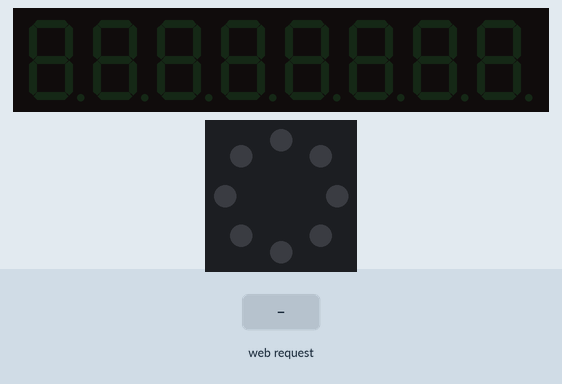
This sketch was run on a simulated ESP8266 (NodeMCU). On the bench: 8-digit seven-segment display, 8 RGB LEDs in a ring, first at the top, clockwise. Inputs (shaded band) come from the test bench. What the sketch prints to the serial monitor is not drawn.

Above: at 1.2 s.
1.3 s: HTTP request GET /?LED=1 received
At 2.4 s:
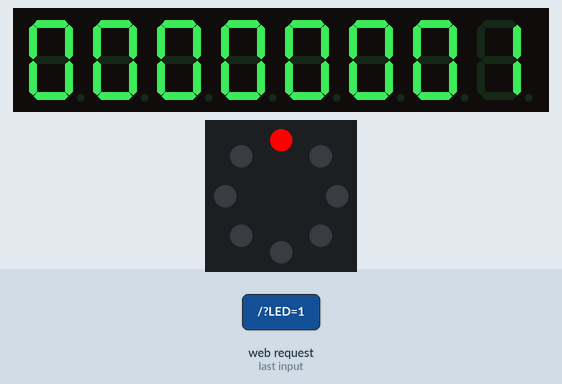
2.8 s: HTTP request GET /?LED=0 received
At 3.5 s:
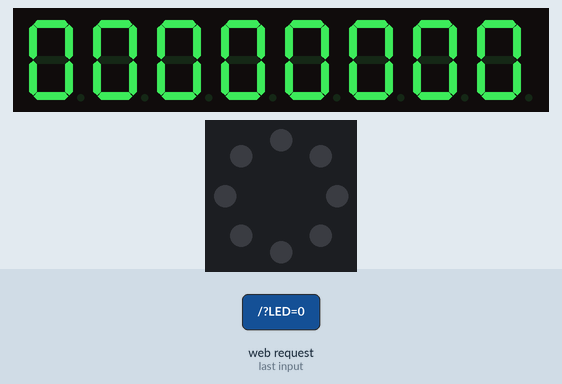
Timing chart, 0 to 5.8 s (numbered marks = the images above; inputs shaded):
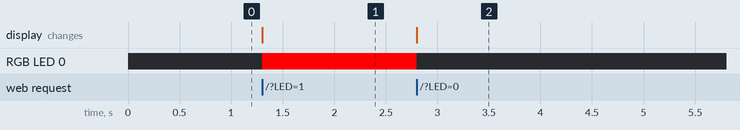

Measured:
- after the input at 1.3 s, RGB LED 0: off → RGB(255, 0, 0) at once; the display: changes at once (image 1)
- after the input at 2.8 s, RGB LED 0: RGB(255, 0, 0) → off at once; the display: changes at once (image 2)

The sketch:

sketch_nov18a_js.ino
```cpp
#include <ESP8266WiFi.h>
#include <ESP8266WebServer.h>
#include <TM1638.h>

TM1638 aaa(D2,D1,D0);

//SoftAP
const char* ssid="박준상";
const char* password="12341234";

ESP8266WebServer server(80);//1. 서버 객체(인스턴스) 생성

void setup() {
 Serial.begin(9600);
 WiFi.softAP(ssid,password);
 Serial.println();
 Serial.print("AP IP Address");
 Serial.println(WiFi.softAPIP());

 server.on("/",handleRoot);//2. 핸들러 등록
 server.begin();//3.웹 서버 시작

}

void loop() {
  server.handleClient();//4. 주기적인 웹 서버 기능 수행
}

const char MAIN_page[] PROGMEM = R"rawliteral(
// 이곳에 여러분이 작성한 html 코드를 직접 넣습니다.
<html>
	<head>
  <meta charset='utf-8'>
		<style>
			body{
					background-color:pink;
				}
			#div1{
					height:10%;
					background-color:yellow;
					color:red;
					font-size:3em;
					display:flex;
					justify-content:center;
					align-items:center;
				}
			#div2{
					height:80%;
					background-color:green;
					text-align:center;

				}
			#div3{
					height:10%;
					background-color:yellow;
					color:blue;
					font-size:3em;
					display:flex;
					justify-content:center;
					align-items:center;
				}
			#lamp1, #lamp2, #lamp3, #lamp4{
					height:20%;
					width:20%;
					accent-color:red;
				}
			#btn1{
					width:20%;
					height:15%;
					background-color:lightgreen;
					color:orange;
					font-size:3em;
				}
		</style>
		<script>
				let step=0;

				setInterval(timer1,1500);

				function timer1()
				{
					switch(step){
						case 100://when start button is clicked.
							step=1;
						break;
						case 200://when pause button is clicked
						break;
						case 300:
							document.getElementById('lamp1').checked = false;
							document.getElementById('lamp2').checked = false;
							document.getElementById('lamp3').checked = false;
							document.getElementById('lamp4').checked = false;

              fetch('/?LED='+ '0' , {method:'GET'} );


						break;

						case 1:
							document.getElementById('lamp1').checked = true;
							document.getElementById('lamp2').checked = false;
							document.getElementById('lamp3').checked = false;
							document.getElementById('lamp4').checked = false;

              fetch('/?LED='+ '1' , {method:'GET'});
							step=2;
						break;

						case 2:
							document.getElementById('lamp1').checked = false;
							document.getElementById('lamp2').checked = true;
							document.getElementById('lamp3').checked = true;
							document.getElementById('lamp4').checked = false;

              fetch('/?LED='+ '6' , {method:'GET'});
							step=3;
						break;

						case 3:
							document.getElementById('lamp1').checked = false;
							document.getElementById('lamp2').checked = true;
							document.getElementById('lamp3').checked = true;
							document.getElementById('lamp4').checked = true;

              fetch('/?LED='+ '14' , {method:'GET'});

							step=4;
						break;

						case 4:
							document.getElementById('lamp1').checked = true;
							document.getElementById('lamp2').checked = true;
							document.getElementById('lamp3').checked = true;
							document.getElementById('lamp4').checked = true;

              fetch('/?LED='+ '15' , {method:'GET'});
							step=1;
						break;
					}
				}
				function start()
				{
					step=100;
				}
				function pause()
				{
					step=200;
				}
				function stop()
				{
					step=300;
				}
		</script>
	</head>
	<body>
			<div id='div1'> 램프 시퀀스 </div>
			<div id='div2'>
				<br><br><br>
				<input type='radio'  id='lamp1'>
				<input type='radio'  id='lamp2'>
				<input type='radio'  id='lamp3'>
				<input type='radio'  id='lamp4'>
				<br><br><br><br><br><br><br><br>

				<button id='btn1' onclick='start();'> 시작 </button>
				&nbsp&nbsp&nbsp&nbsp
				<button id='btn1' onclick='pause();'> 멈춤 </button>
				&nbsp&nbsp&nbsp&nbsp
				<button id='btn1' onclick='stop();'> 종료 </button>
			</div>
			<div id='div3'> 메카트로닉스과 박 준 상</div>
	</body>


</html>
)rawliteral";

void handleRoot()
{
  if(server.hasArg("LED")){
    String led = server.arg("LED");

    int ledvalue = led.toInt();

    aaa.setLEDs(ledvalue);
    aaa.setDisplayToDecNumber(ledvalue, 0);
  }
  server.send(200,"text/html",MAIN_page);
}
```
